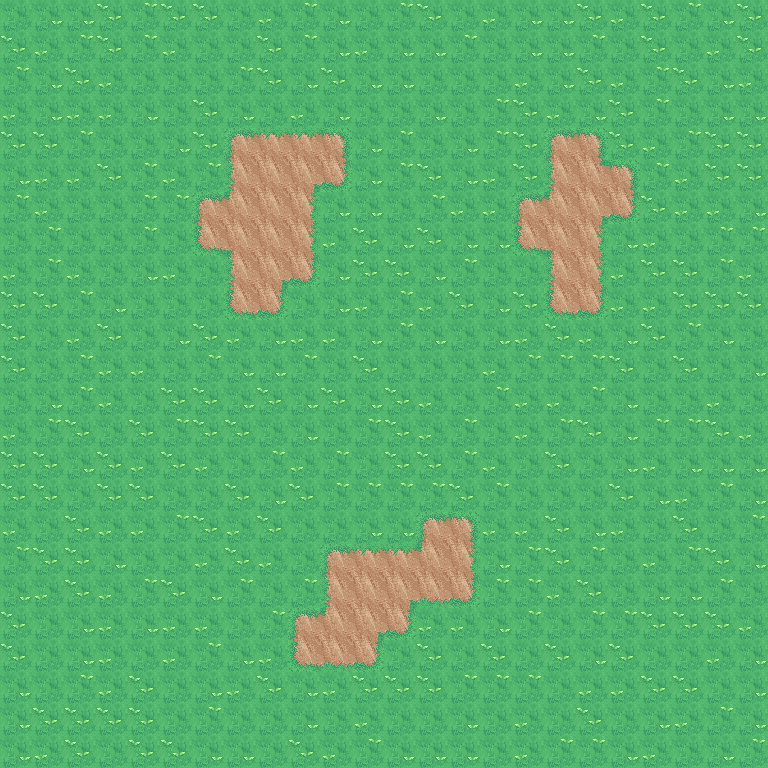

A level layout from a 2D game, rendered from its tile map. Below: a short description, then the map file with its tile-grid data intact:
An orthogonal 24x24 tile map with 32x32 px tiles, 2 tile layers (Tile Layer 1, Tile Layer 2).

<map version="1.9" tiledversion="1.9.2" orientation="orthogonal" renderorder="right-down" width="24" height="24" tilewidth="32" tileheight="32" infinite="0" nextlayerid="3" nextobjectid="1">
 <tileset firstgid="1" name="tileset" tilewidth="32" tileheight="32" tilecount="100" columns="10">
  <image source="tileset.png" width="320" height="320" />
 </tileset>
 <layer id="1" name="Tile Layer 1" width="24" height="24">
  <data encoding="csv">
24,1,1,2,3,2,2,24,4,3,1,24,3,2,24,4,1,1,2,4,2,3,1,2,
2,4,3,2,3,4,24,24,2,3,1,4,1,1,3,24,1,1,3,24,2,24,4,2,
3,1,2,4,24,24,24,3,2,1,2,1,1,24,24,24,4,1,2,4,3,2,1,4,
4,1,4,4,1,24,2,1,24,4,1,24,24,1,24,3,2,4,1,2,3,24,1,1,
2,2,3,24,24,1,2,5,5,5,5,1,3,24,1,3,2,5,5,2,4,3,2,2,
1,4,4,2,3,4,3,5,5,5,5,1,3,2,1,4,2,5,5,5,3,4,2,2,
3,4,24,24,3,3,5,5,5,5,1,1,24,3,4,4,5,5,5,5,2,4,4,1,
24,3,24,24,3,24,5,5,5,5,4,2,1,2,1,1,5,5,5,1,4,24,3,3,
4,3,4,24,1,4,24,5,5,5,1,2,2,1,3,24,24,5,5,4,2,2,3,4,
2,2,3,1,24,24,24,5,5,24,1,4,3,4,2,1,2,5,5,4,4,2,2,2,
2,24,4,2,24,1,2,4,1,4,4,1,3,1,24,1,4,2,4,1,2,3,1,24,
2,24,3,4,4,24,3,1,1,3,24,2,24,24,24,4,3,3,3,2,24,2,24,1,
24,1,3,4,24,2,2,1,2,1,2,1,2,4,24,3,4,4,3,1,24,24,4,24,
4,3,2,24,2,3,2,2,24,1,24,3,2,4,3,24,4,3,2,1,3,3,2,4,
2,2,1,2,4,2,4,24,3,4,3,24,2,2,3,4,24,2,24,1,4,1,1,1,
2,2,24,2,2,24,24,2,1,2,3,3,3,3,2,3,24,24,24,2,1,4,3,1,
4,24,2,4,4,3,2,4,2,24,24,1,1,5,5,4,4,2,1,4,24,2,24,3,
3,2,2,1,24,24,4,2,4,24,5,5,5,5,5,1,3,2,3,24,4,3,2,1,
1,4,2,4,3,2,1,3,24,3,5,5,5,5,5,3,3,4,2,24,1,1,3,24,
2,24,1,4,1,4,4,24,3,5,5,5,5,4,4,1,3,24,3,3,2,2,2,4,
2,24,1,4,24,4,3,1,4,5,5,5,24,2,24,2,24,2,1,2,24,24,4,1,
1,24,3,4,2,24,1,4,2,1,4,2,2,2,3,3,3,24,4,4,2,2,24,1,
1,2,2,2,2,24,3,24,24,1,24,4,24,24,1,24,4,24,2,24,1,4,3,1,
1,4,2,24,2,2,1,1,24,2,4,3,1,1,1,24,4,3,3,1,4,24,1,3
</data>
 </layer>
 <layer id="2" name="Tile Layer 2" width="24" height="24">
  <data encoding="csv">
0,0,0,0,0,0,0,0,0,0,0,0,0,0,0,0,0,0,0,0,0,0,0,0,
0,0,0,0,0,0,0,0,0,0,0,0,0,0,0,0,0,0,0,0,0,0,0,0,
0,0,0,0,0,0,0,0,0,0,0,0,0,0,0,0,0,0,0,0,0,0,0,0,
0,0,0,0,0,0,0,0,0,0,0,0,0,0,0,0,0,0,0,0,0,0,0,0,
0,0,0,0,0,0,0,11,34,34,12,0,0,0,0,0,0,11,12,0,0,0,0,0,
0,0,0,0,0,0,0,25,0,13,22,0,0,0,0,0,0,25,33,12,0,0,0,0,
0,0,0,0,0,0,11,35,0,23,0,0,0,0,0,0,11,35,13,22,0,0,0,0,
0,0,0,0,0,0,21,15,0,23,0,0,0,0,0,0,21,15,23,0,0,0,0,0,
0,0,0,0,0,0,0,25,13,22,0,0,0,0,0,0,0,25,23,0,0,0,0,0,
0,0,0,0,0,0,0,21,22,0,0,0,0,0,0,0,0,21,22,0,0,0,0,0,
0,0,0,0,0,0,0,0,0,0,0,0,0,0,0,0,0,0,0,0,0,0,0,0,
0,0,0,0,0,0,0,0,0,0,0,0,0,0,0,0,0,0,0,0,0,0,0,0,
0,0,0,0,0,0,0,0,0,0,0,0,0,0,0,0,0,0,0,0,0,0,0,0,
0,0,0,0,0,0,0,0,0,0,0,0,0,0,0,0,0,0,0,0,0,0,0,0,
0,0,0,0,0,0,0,0,0,0,0,0,0,0,0,0,0,0,0,0,0,0,0,0,
0,0,0,0,0,0,0,0,0,0,0,0,0,0,0,0,0,0,0,0,0,0,0,0,
0,0,0,0,0,0,0,0,0,0,0,0,0,11,12,0,0,0,0,0,0,0,0,0,
0,0,0,0,0,0,0,0,0,0,11,34,34,35,23,0,0,0,0,0,0,0,0,0,
0,0,0,0,0,0,0,0,0,0,25,0,13,14,22,0,0,0,0,0,0,0,0,0,
0,0,0,0,0,0,0,0,0,11,35,13,22,0,0,0,0,0,0,0,0,0,0,0,
0,0,0,0,0,0,0,0,0,21,14,22,0,0,0,0,0,0,0,0,0,0,0,0,
0,0,0,0,0,0,0,0,0,0,0,0,0,0,0,0,0,0,0,0,0,0,0,0,
0,0,0,0,0,0,0,0,0,0,0,0,0,0,0,0,0,0,0,0,0,0,0,0,
0,0,0,0,0,0,0,0,0,0,0,0,0,0,0,0,0,0,0,0,0,0,0,0
</data>
 </layer>
</map>
